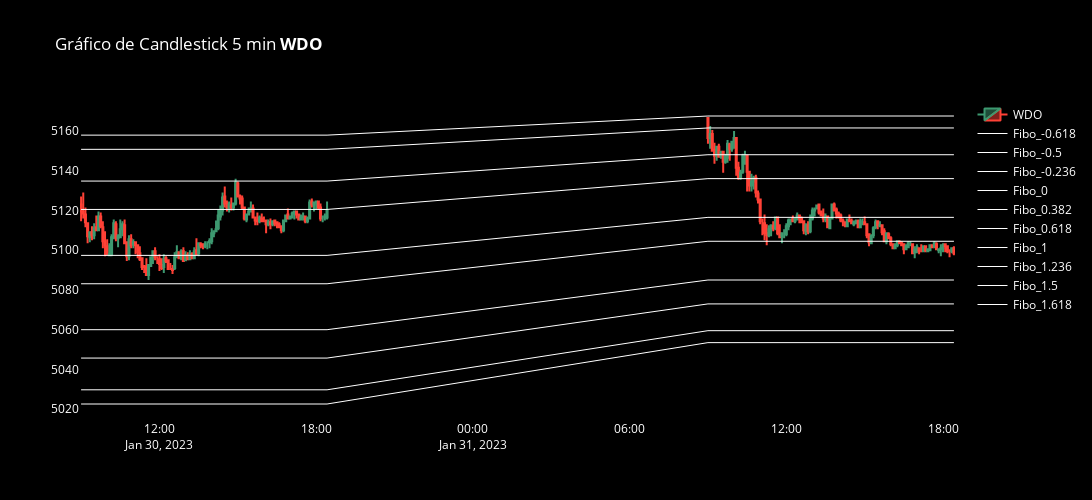

Notebook code cell kept with this figure:
### Code cell
fibo = [f'Fibo_{level}' for level in fibonacci_levels]
df2 = df.loc[(df.index.date == specific_day) | (df.index.date == specific_day-timedelta(1))]

fig = go.Figure()
fig.add_trace(go.Candlestick(name='WDO', x=df2.index,
                             close=df2['Close'], open=df2['Open'],
                             high = df2['High'], low=df2['Low'] ))
for fib in fibo:
    fig.add_trace(go.Scatter(x=df2.index, y=df2[fib],
                             line=dict(color='white', width=1),
                             name=fib))
    # Create this adding my fibo lines contained in fibo = [f'Fibo_{level}' for level in fibonacci_levels]

fig.update_layout(xaxis_rangeslider_visible=False,
                  title_text=f'Gráfico de Candlestick {time_frame} min <b>WDO<b>',
                  paper_bgcolor='black',
                  plot_bgcolor='black',
                  title_font_color='white',
                  width=1200,
                  height=500,
                  font_color='white')
fig.update_xaxes(showgrid=False, zeroline=False)
fig.update_yaxes(showgrid=False, zeroline=False)
fig.show()

### Figure 1 — Plotly figure (JSON) as saved in the notebook; plotly's stock layout.template omitted (floating-point values rounded to 4 significant figures; data arrays with more than 128 entries replaced by an {"elided": "..."} marker saying what was removed)
{"data": [{"close": {"elided": "228 float values"}, "high": {"elided": "228 float values"}, "low": {"elided": "228 float values"}, "name": "WDO", "open": {"elided": "228 float values"}, "type": "candlestick", "x": {"elided": "228 str values"}}, {"line": {"color": "white", "width": 1}, "name": "Fibo_-0.618", "type": "scatter", "x": {"elided": "228 str values"}, "y": {"elided": "228 float values"}}, {"line": {"color": "white", "width": 1}, "name": "Fibo_-0.5", "type": "scatter", "x": {"elided": "228 str values"}, "y": {"elided": "228 float values"}}, {"line": {"color": "white", "width": 1}, "name": "Fibo_-0.236", "type": "scatter", "x": {"elided": "228 str values"}, "y": {"elided": "228 float values"}}, {"line": {"color": "white", "width": 1}, "name": "Fibo_0", "type": "scatter", "x": {"elided": "228 str values"}, "y": {"elided": "228 int values"}}, {"line": {"color": "white", "width": 1}, "name": "Fibo_0.382", "type": "scatter", "x": {"elided": "228 str values"}, "y": {"elided": "228 float values"}}, {"line": {"color": "white", "width": 1}, "name": "Fibo_0.618", "type": "scatter", "x": {"elided": "228 str values"}, "y": {"elided": "228 float values"}}, {"line": {"color": "white", "width": 1}, "name": "Fibo_1", "type": "scatter", "x": {"elided": "228 str values"}, "y": {"elided": "228 float values"}}, {"line": {"color": "white", "width": 1}, "name": "Fibo_1.236", "type": "scatter", "x": {"elided": "228 str values"}, "y": {"elided": "228 float values"}}, {"line": {"color": "white", "width": 1}, "name": "Fibo_1.5", "type": "scatter", "x": {"elided": "228 str values"}, "y": {"elided": "228 float values"}}, {"line": {"color": "white", "width": 1}, "name": "Fibo_1.618", "type": "scatter", "x": {"elided": "228 str values"}, "y": {"elided": "228 float values"}}], "layout": {"font": {"color": "white"}, "height": 500, "paper_bgcolor": "black", "plot_bgcolor": "black", "title": {"font": {"color": "white"}, "text": "Gráfico de Candlestick 5 min <b>WDO<b>"}, "width": 1200, "xaxis": {"rangeslider": {"visible": false}, "showgrid": false, "zeroline": false}, "yaxis": {"showgrid": false, "zeroline": false}}}
